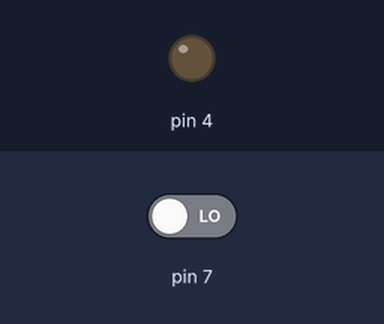
A sketch run on a simulated Arduino Uno, built with avr-gcc and run on an emulated ATmega328P. On the bench: output pins drawn as LEDs (lit = HIGH). The inputs (shaded band) are chosen by the test bench; at power-on: pin 7 LOW. What the sketch prints to the serial monitor is not drawn.

Above: at 1.8 s.
1.9 s: pin 7 driven HIGH
At 2.4 s:
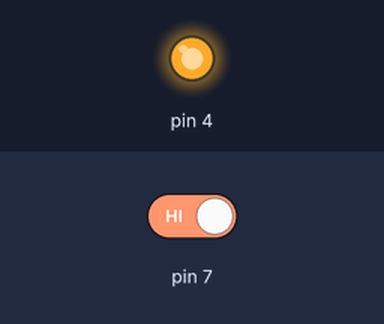
3.5 s: pin 7 driven LOW
At 4.8 s:
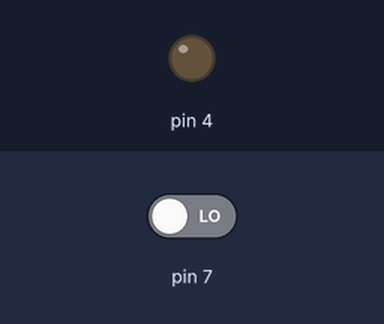
Timing chart, 0 to 6.5 s (numbered marks = the images above; inputs shaded):
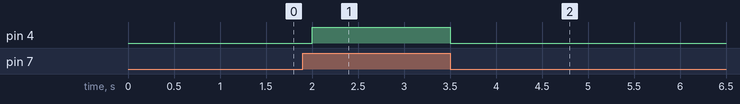

Measured:
- after the input at 1.9 s, pin 4: LOW → HIGH after 0.10 s
- after the input at 3.5 s, pin 4: HIGH → LOW at once

The sketch:

Water_Level_Sensor.ino
```cpp
// (licence header left out)
int Liquid_level=0;
void setup() {
 Serial.begin(9600);
 pinMode(7,INPUT);
 pinMode(4, OUTPUT);
}

void loop() {
Liquid_level=digitalRead(7);
Serial.print("Liquid_level= ");

Serial.println(Liquid_level,DEC);
if (Liquid_level == 1)
{
    Serial.print ("Air Penuh");
    digitalWrite (4, HIGH);
}
else
{
    Serial.print ("Air Kosong");
    digitalWrite (4, LOW);
}

delay(500);
}
```
